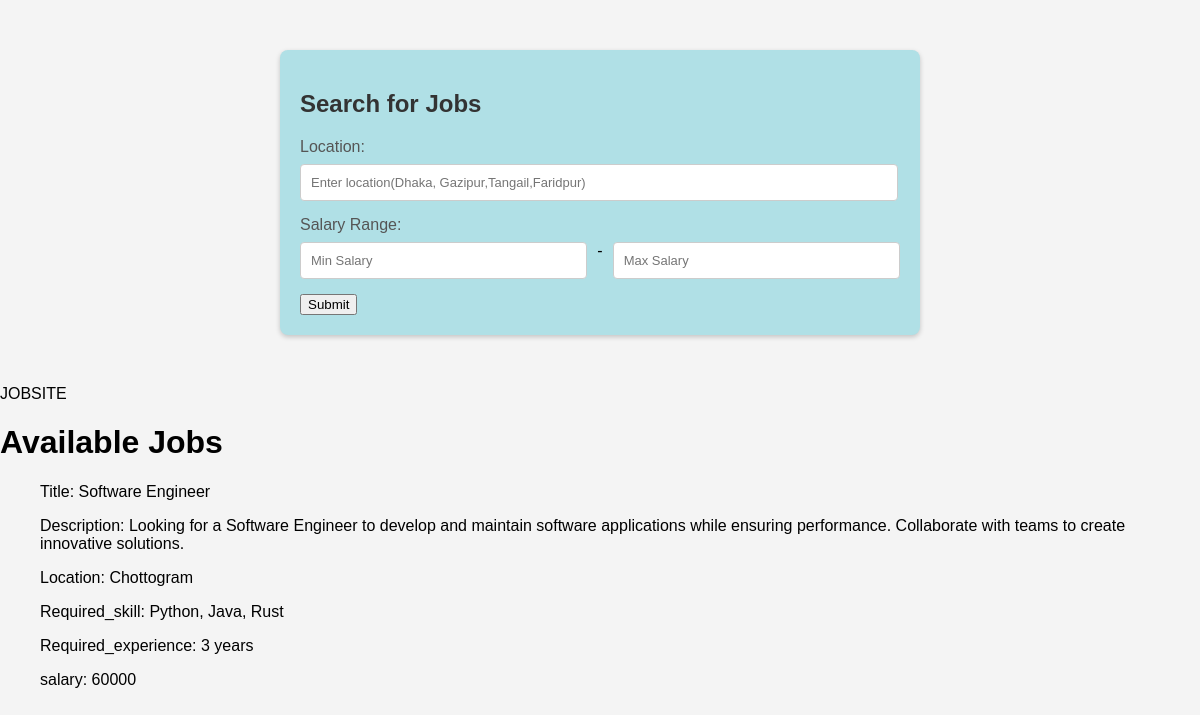
The app's page /for_searching.php?location=Chottogram with its own data.
### tables this page shows
CREATE TABLE `job` (
  `job_id` int(5) NOT NULL,
  `company_id` int(5) DEFAULT NULL,
  `title` varchar(50) NOT NULL,
  `description` varchar(1000) NOT NULL,
  `location` varchar(50) NOT NULL,
  `required_skill` varchar(200) NOT NULL,
  `required_experience` varchar(200) NOT NULL,
  `salary` int(10) NOT NULL,
  `posted_date` date NOT NULL
);

### for_searching.php (the view, shortened to what this page needs)
<!DOCTYPE html>
<html>
<head>
</head>
</html>
<div class="search-container">
    <h2>Search for Jobs</h2>
    <form method="get" action="for_searching.php">
        <label for="location">Location:</label>
        <input type="text" id="location" name="location" placeholder="Enter location(Dhaka, Gazipur,Tangail,Faridpur)">
        <label for="salary-min">Salary Range:</label>
        <div style="display: flex; justify-content: space-between;">
            <input type="number" id="salary-min" name="salary_min" placeholder="Min Salary">
            <span style="margin: 0 10px;">-</span>
            <input type="number" id="salary-max" name="salary_max" placeholder="Max Salary">
        </div>
        <input type="submit" name="submit">
    </form>
</div>
</body>
</html>
<?php
$db_server = "localhost";
$db_name = "jobsite";
$db_password = "";
$db_username = "root";
$conn = mysqli_connect($db_server, $db_username, $db_password, $db_name);
$sql = "SELECT * FROM job";
if (isset($_GET['location'])) {
    $location = $_GET['location'];
    $sql = "SELECT * FROM job WHERE location like '%$location%'";
} elseif (isset($_GET['salary_min'])) {
    $min_salary = (int)$_GET['salary_min'];
} elseif (isset($_GET['salary_max'])) {
    $max_salary = (int)$_GET['salary_max'];
} elseif (isset($location) && isset($min_salaty) && isset($max_salary)) {
    $location = $_GET['location'];
    $min_salary = (int)$_GET['salary_min'];
    $max_salary = (int)$_GET['salary_max'];
}
$result = mysqli_query($conn, $sql);
?>
<body>
    <header>JOBSITE</header>
    <div>
        <h1> <?php echo 'Available Jobs'; ?> </h1>
        <ul>
            <?php while ($row = mysqli_fetch_array($result)) {
            ?>
                <p> <?php echo "Title: " . $row['title'] ?> <br>
                <p> <?php echo "Description: " . $row['description'] ?> <br>
                <p> <?php echo "Location: " . $row['location'] ?> <br>
                <p> <?php echo "Required_skill: " . $row['required_skill'] ?> <br>
                <p> <?php echo "Required_experience: " . $row['required_experience'] ?> <br>
                <p> <?php echo "salary: " . $row['salary'] ?> <br><br><br>
                <?php
            }
                ?>
        </ul>
    </div>
</body>
</html>

### for_searching.php (style rules this page uses)
body { font-family: Arial; background-color: #f4f4f4; margin: 0; padding: 0; }
.search-container { background-color: #B0E0E6; margin: 50px auto; padding: 20px; width: 90%; max-width: 600px; border-radius: 8px; box-shadow: 0 2px 5px rgba(0, 0, 0, 0.2); }
.search-container h2 { margin-bottom: 20px; color: #333; }
.search-container label { display: block; margin-bottom: 8px; color: #555; }
.search-container input[type="text"], .search-container input[type="number"], .search-container select { width: 96%; padding: 10px; margin-bottom: 15px; border: 1px solid #ccc; border-radius: 4px; font-size: 13px; }

### records on screen
job: title "Software Engineer", description "Looking for a Software Engineer to develop and maintain software applications while ensuring performance. Collaborate with teams to create innovative solutions.", location "Chottogram", required_skill "Python, Java, Rust", required_experience "3 years", salary "60000"
